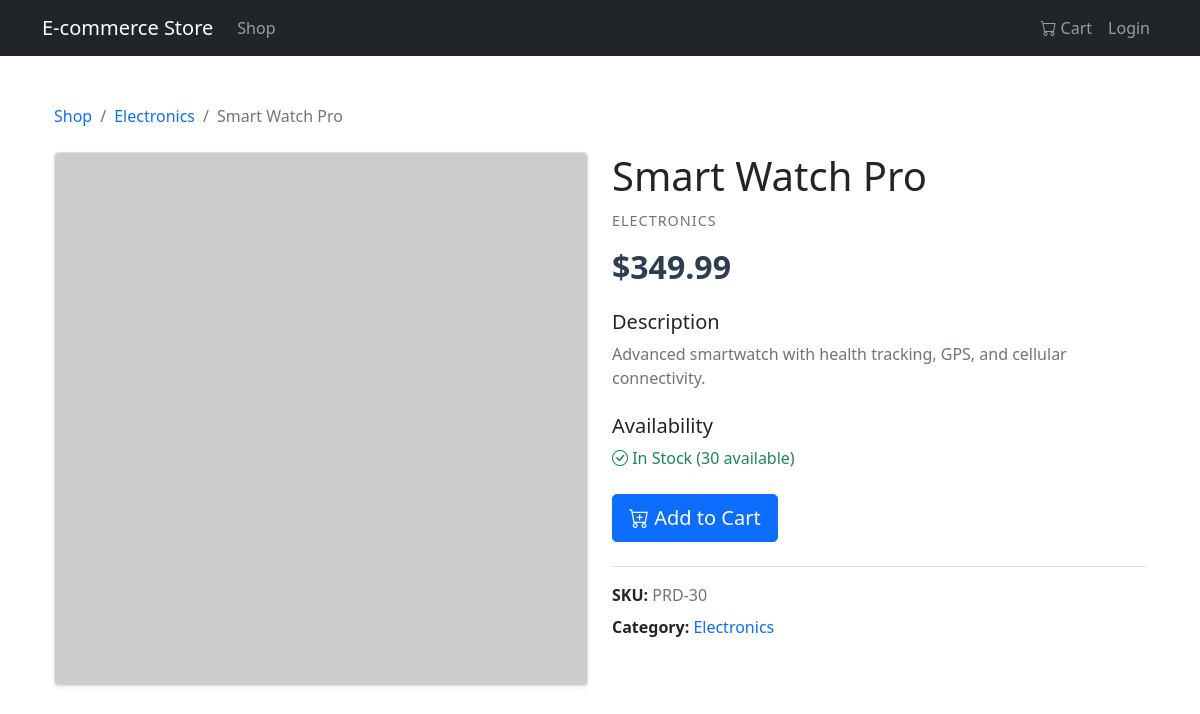
The page /product/30/ on the database its author committed.
### store/models.py (models this page shows, shortened)
class Product(models.Model):
    name = models.CharField(max_length=200)
    description = models.TextField()
    price = models.DecimalField(max_digits=10, decimal_places=2)
    category = models.ForeignKey(Category, on_delete=models.CASCADE)
    image = models.ImageField(upload_to='products/', blank=True)
    image_url = models.URLField(blank=True)
    stock = models.IntegerField(default=0)
    available = models.BooleanField(default=True)
    created = models.DateTimeField(auto_now_add=True)
    updated = models.DateTimeField(auto_now=True)

class Category(models.Model):
    name = models.CharField(max_length=100)
    description = models.TextField(blank=True)
    class Meta:
        verbose_name_plural = 'Categories'

### store/views.py (the view)
# urls.py: path('product/<int:product_id>/', views.product_detail, name='product_detail'),
def product_detail(request, product_id):
    product = get_object_or_404(Product, id=product_id)
    similar_products = Product.objects.filter(
        category=product.category,
        available=True
    ).exclude(id=product.id)[:4]  # Limit to 4 similar products
    return render(request, 'store/product_detail.html', {
        'product': product,
        'similar_products': similar_products
    })

### store/templates/store/product_detail.html (shortened to what this page needs)
{% extends 'store/base.html' %} {% block content %}
<div class="container py-4">
  <nav aria-label="breadcrumb" class="mb-4">
    <ol class="breadcrumb">
      <li class="breadcrumb-item"><a href="{% url 'shop' %}">Shop</a></li>
      <li class="breadcrumb-item">
        <a href="?category={{ product.category.id }}"
          >{{ product.category.name }}</a
        >
      </li>
      <li class="breadcrumb-item active" aria-current="page">
        {{ product.name }}
      </li>
    </ol>
  </nav>
  <div class="row">
    <div class="col-md-6 mb-4">
      <div class="card shadow-sm">
        {% if product.image %}
        <div class="product-detail-image">
          <img
            src="{{ product.image.url }}"
            class="card-img-top"
            alt="{{ product.name }}"
          />
          {% if product.stock < 5 and product.stock > 0 %}
          <div class="product-badge">
            <span class="badge bg-warning">Low Stock</span>
          </div>
          {% elif product.stock == 0 %}
          <div class="product-badge">
            <span class="badge bg-danger">Out of Stock</span>
          </div>
          {% endif %}
        </div>
        {% elif product.image_url %}
        <div class="product-detail-image">
          <img
            src="{{ product.image_url }}"
            class="card-img-top"
            alt="{{ product.name }}"
          />
        </div>
        {% endif %}
      </div>
    </div>
    <div class="col-md-6">
      <div class="product-details">
        <h1 class="mb-2">{{ product.name }}</h1>
        <div class="mb-3">
          <span class="product-category">{{ product.category.name }}</span>
        </div>
        <div class="mb-4">
          <span class="product-price h2">${{ product.price }}</span>
        </div>
        <div class="mb-4">
          <h5>Description</h5>
          <p class="text-muted">{{ product.description }}</p>
        </div>
        <div class="mb-4">
          <h5>Availability</h5>
          {% if product.stock > 0 %}
          <p class="text-success">
            <i class="bi bi-check-circle"></i> In Stock ({{ product.stock }}
            available)
          </p>
          {% else %}
          <p class="text-danger"><i class="bi bi-x-circle"></i> Out of Stock</p>
          {% endif %}
        </div>
        {% if product.stock > 0 %}
        <a
          href="{% url 'add_to_cart' product.id %}"
          class="btn btn-primary btn-lg mb-4"
        >
          <i class="bi bi-cart-plus"></i> Add to Cart
        </a>
        {% else %}
        <button class="btn btn-secondary btn-lg mb-4" disabled>
          Out of Stock
        </button>
        {% endif %}
        <div class="product-meta">
          <div class="mb-2">
            <strong>SKU:</strong>
            <span class="text-muted">PRD-{{ product.id }}</span>
          </div>
          <div>
            <strong>Category:</strong>
            <a
              href="?category={{ product.category.id }}"
              class="text-decoration-none"
            >
              {{ product.category.name }}
            </a>
          </div>
        </div>
      </div>
    </div>
  </div>
</div>
{% endblock %}

### store/templates/store/product_detail.html (style rules this page uses)
.product-detail-image { position: relative; overflow: hidden; border-radius: 0.25rem; }
.product-detail-image img { width: 100%; height: auto; transition: transform 0.3s; }
.product-category { font-size: 0.9rem; color: #6c757d; text-transform: uppercase; letter-spacing: 1px; }
.product-price { color: #2c3e50; font-weight: 600; }
.product-meta { padding-top: 1rem; border-top: 1px solid #dee2e6; }
.breadcrumb a { text-decoration: none; }

### rows shown on the page
Product: category.name "Electronics", name "Smart Watch Pro", category.name "ELECTRONICS", price "349.99", description "Advanced smartwatch with health tracking, GPS, and cellular connectivity.", stock "30", id "30"
